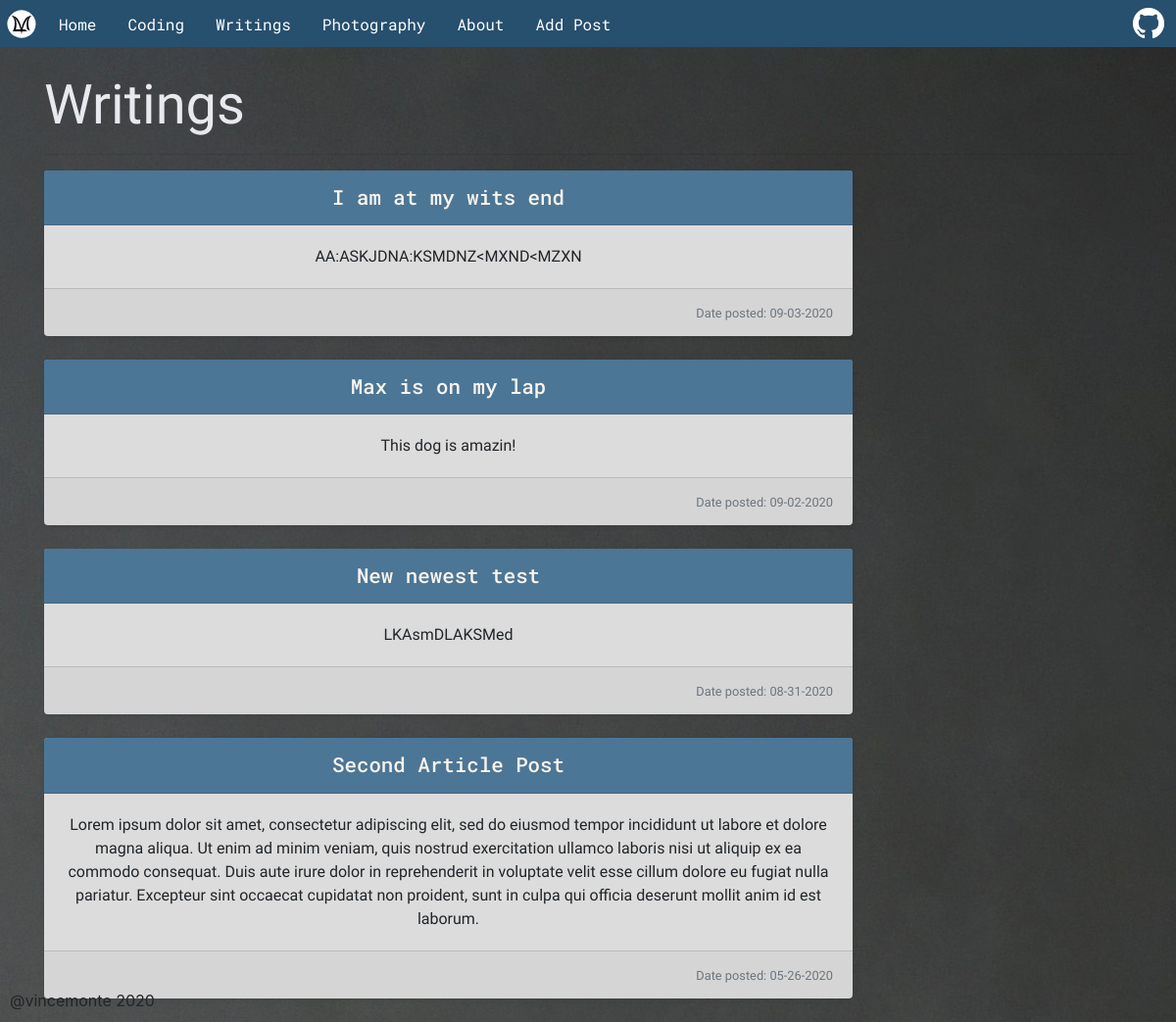
Page /writings on the earlier database version.
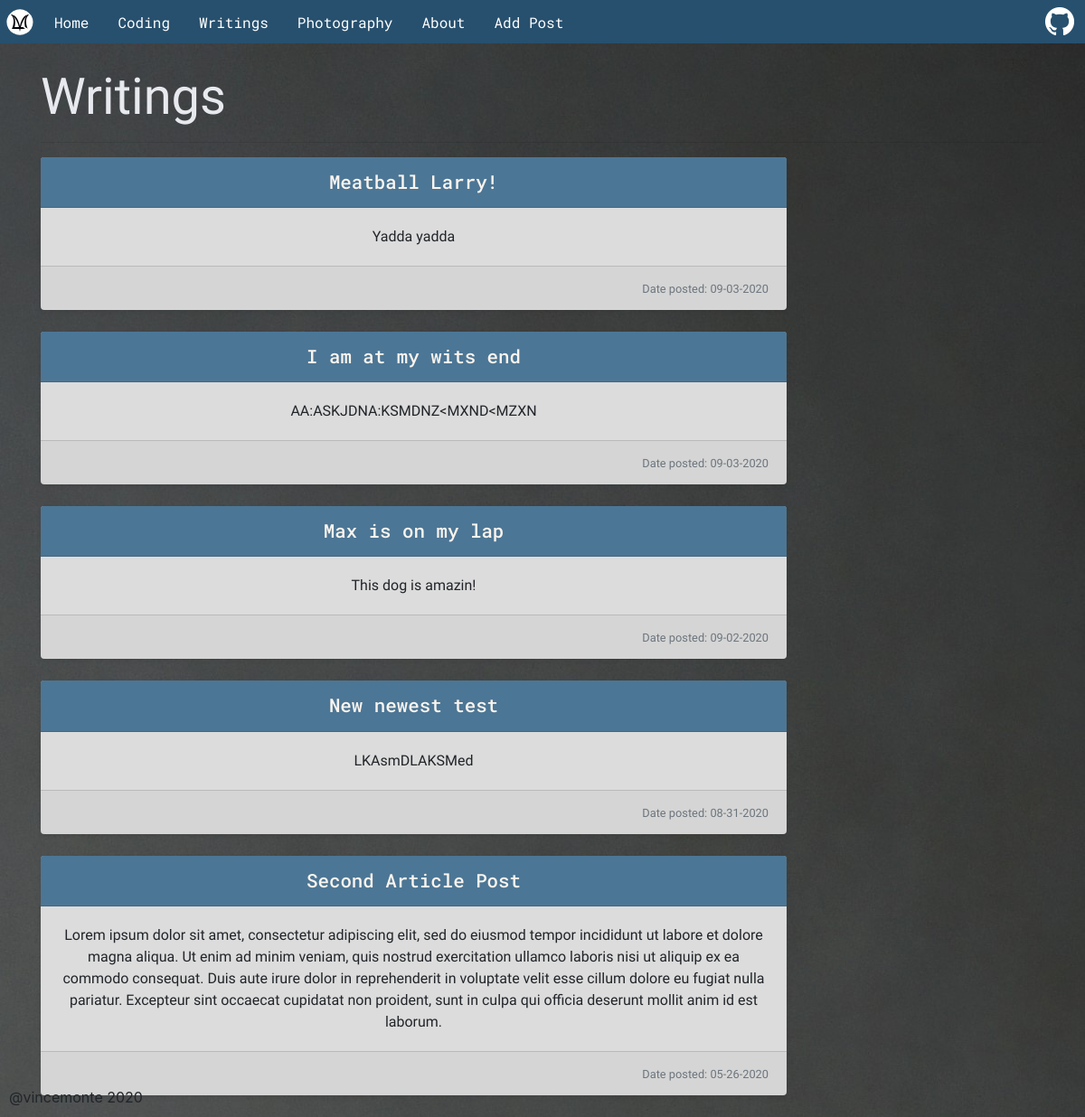
Same page on the later database version.
### personalWebsite/models.py (models this page shows, shortened)
class Project(db.Model):
    id = db.Column(db.Integer, primary_key=True)
    title = db.Column(db.String(100), nullable=False)
    type = db.Column(db.String(20), nullable=False)
    content= db.Column(db.Text, nullable=True)
    files = db.Column(db.String(50), nullable=True) #holds the path to the file images
    date_posted = db.Column(db.DateTime, nullable=False, default=datetime.now)
    home_post = db.relationship('HomePost', backref='project', uselist=False)

### personalWebsite/routes.py (the view)
@app.route('/writings')
def writings():
    posts = Project.query.filter_by(type='writing').order_by(Project.id.desc())
    return render_template('writings.html', posts=posts)

### personalWebsite/templates/writings.html
{% extends "layout.html" %}
{% block content %}
<div class="container">
  <h1 class="display-4 page-header text-white-2">Writings</h1>
  <hr>
  <div class="row text-center">
    {% for post in posts %}
    <div class="col-lg-9">
      <div class="card mb-4 shadow-sm">
        <div class="card-header">
          <a class = "card-title" href="{{ url_for('project', project_id=post.id) }}">{{ post.title }}</a>
        </div>
        <div class="card-body">
          <p class= "card-text">{{ post.content }}</p>
        </div>
        <div class="card-footer text-right">
          <small class="text-muted">Date posted: {{ post.date_posted.strftime('%m-%d-%Y') }}</small>
        </div>
      </div>
    </div>
    {% endfor %}
  </div>
</div>
{% endblock content %}

Differences in the rows shown:
added Project: title "Meatball Larry!", content "Yadda yadda", date_posted "09-03-2020"
